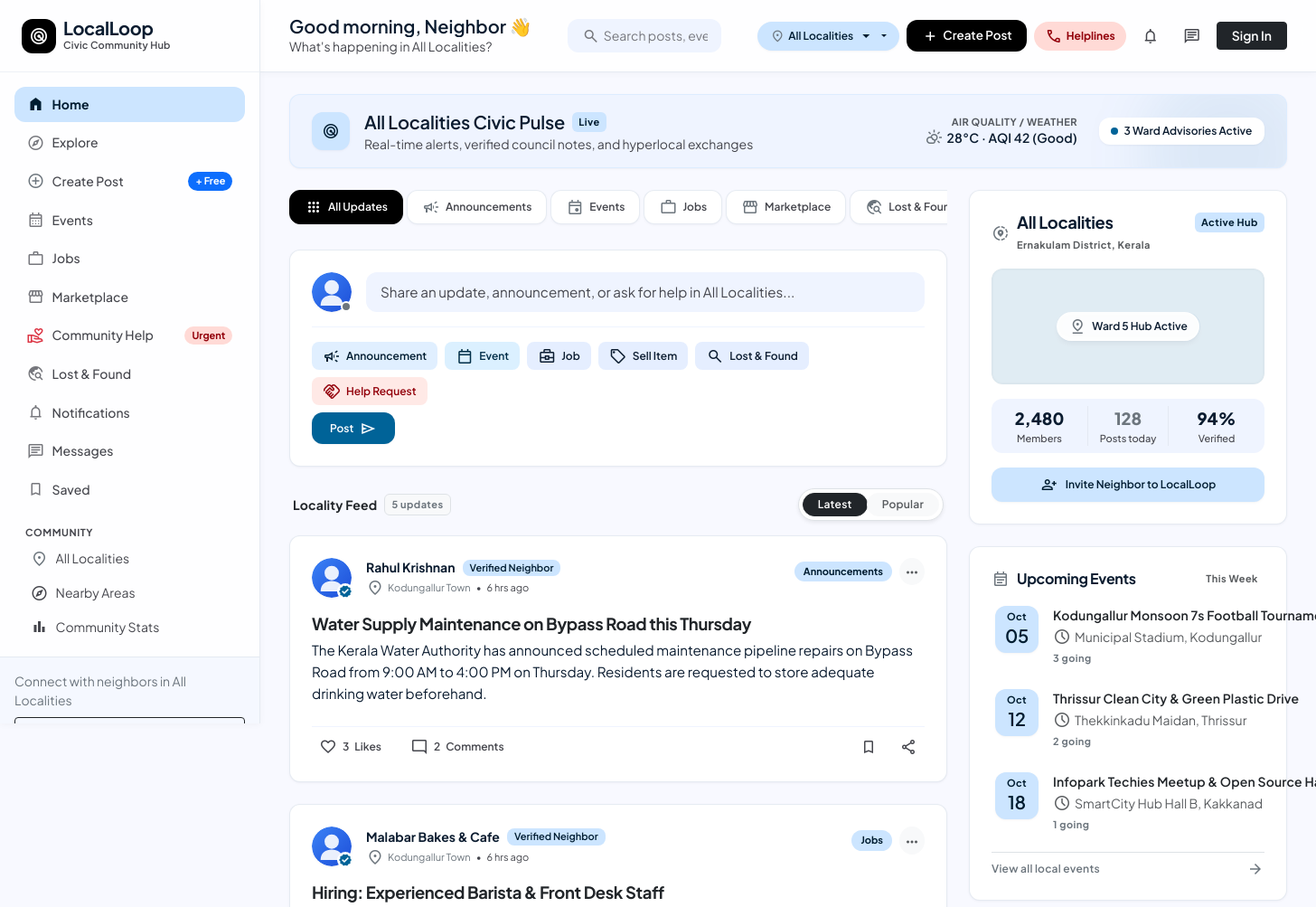
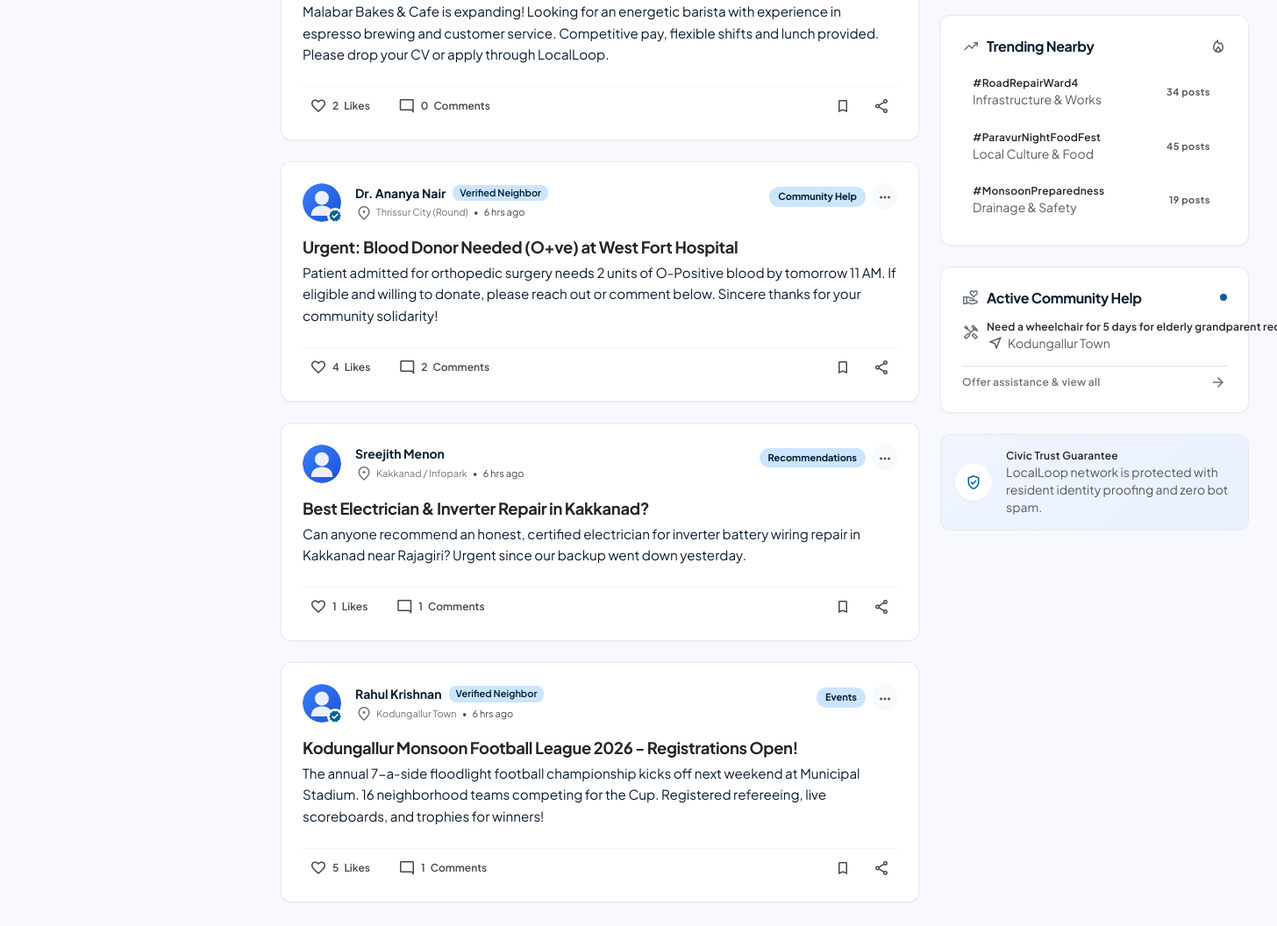
The app's page /feed.php with its own data (2 pictures, top to bottom).
### tables this page shows
CREATE TABLE IF NOT EXISTS `posts` (
    `id` INT AUTO_INCREMENT PRIMARY KEY,
    `user_id` INT NOT NULL,
    `category_id` INT NOT NULL,
    `area_id` INT NOT NULL,
    `title` VARCHAR(255) NOT NULL,
    `description` LONGTEXT NOT NULL,
    `location` VARCHAR(150) DEFAULT NULL,
    `post_type` ENUM('general', 'announcement', 'recommendation', 'alert') DEFAULT 'general',
    `status` ENUM('pending', 'approved', 'rejected', 'hidden') DEFAULT 'approved',
    `views` INT DEFAULT 0,
    `created_at` TIMESTAMP DEFAULT CURRENT_TIMESTAMP,
    `updated_at` TIMESTAMP DEFAULT CURRENT_TIMESTAMP ON UPDATE CURRENT_TIMESTAMP,
    FOREIGN KEY (`user_id`) REFERENCES `users`(`id`) ON DELETE CASCADE,
    FOREIGN KEY (`category_id`) REFERENCES `categories`(`id`) ON DELETE CASCADE,
    FOREIGN KEY (`area_id`) REFERENCES `areas`(`id`) ON DELETE CASCADE
);

CREATE TABLE IF NOT EXISTS `users` (
    `id` INT AUTO_INCREMENT PRIMARY KEY,
    `name` VARCHAR(100) NOT NULL,
    `username` VARCHAR(50) NOT NULL UNIQUE,
    `email` VARCHAR(150) NOT NULL UNIQUE,
    `phone` VARCHAR(20) DEFAULT NULL,
    `password_hash` VARCHAR(255) NOT NULL,
    `area_id` INT DEFAULT NULL,
    `profile_photo` VARCHAR(255) DEFAULT 'default-avatar.png',
    `bio` TEXT DEFAULT NULL,
    `role` ENUM('user', 'business', 'admin') NOT NULL DEFAULT 'user',
    `status` ENUM('active', 'warned', 'suspended') NOT NULL DEFAULT 'active',
    `reputation_points` INT NOT NULL DEFAULT 50,
    `created_at` TIMESTAMP DEFAULT CURRENT_TIMESTAMP,
    `updated_at` TIMESTAMP DEFAULT CURRENT_TIMESTAMP ON UPDATE CURRENT_TIMESTAMP,
    FOREIGN KEY (`area_id`) REFERENCES `areas`(`id`) ON DELETE SET NULL
);

CREATE TABLE IF NOT EXISTS `areas` (
    `id` INT AUTO_INCREMENT PRIMARY KEY,
    `name` VARCHAR(100) NOT NULL,
    `district` VARCHAR(100) NOT NULL,
    `state` VARCHAR(100) NOT NULL DEFAULT 'Kerala',
    `pincode` VARCHAR(20) NOT NULL,
    `status` ENUM('active', 'inactive') NOT NULL DEFAULT 'active',
    `created_at` TIMESTAMP DEFAULT CURRENT_TIMESTAMP
);

CREATE TABLE IF NOT EXISTS `categories` (
    `id` INT AUTO_INCREMENT PRIMARY KEY,
    `name` VARCHAR(100) NOT NULL,
    `slug` VARCHAR(100) NOT NULL UNIQUE,
    `description` TEXT,
    `icon` VARCHAR(50) DEFAULT 'bi-tag',
    `color` VARCHAR(20) DEFAULT '#2563eb',
    `status` ENUM('active', 'inactive') NOT NULL DEFAULT 'active',
    `created_at` TIMESTAMP DEFAULT CURRENT_TIMESTAMP
);

CREATE TABLE IF NOT EXISTS `events` (
    `id` INT AUTO_INCREMENT PRIMARY KEY,
    `user_id` INT NOT NULL,
    `area_id` INT NOT NULL,
    `title` VARCHAR(200) NOT NULL,
    `description` LONGTEXT NOT NULL,
    `event_date` DATE NOT NULL,
    `event_time` TIME NOT NULL,
    `venue` VARCHAR(255) NOT NULL,
    `organizer` VARCHAR(150) NOT NULL,
    `image` VARCHAR(255) DEFAULT NULL,
    `status` ENUM('upcoming', 'completed', 'cancelled') DEFAULT 'upcoming',
    `created_at` TIMESTAMP DEFAULT CURRENT_TIMESTAMP,
    FOREIGN KEY (`user_id`) REFERENCES `users`(`id`) ON DELETE CASCADE,
    FOREIGN KEY (`area_id`) REFERENCES `areas`(`id`) ON DELETE CASCADE
);

CREATE TABLE IF NOT EXISTS `help_requests` (
    `id` INT AUTO_INCREMENT PRIMARY KEY,
    `user_id` INT NOT NULL,
    `area_id` INT NOT NULL,
    `title` VARCHAR(200) NOT NULL,
    `urgency` ENUM('Low', 'Medium', 'High', 'Critical') DEFAULT 'Medium',
    `description` LONGTEXT NOT NULL,
    `location` VARCHAR(150) NOT NULL,
    `status` ENUM('open', 'in_progress', 'resolved') DEFAULT 'open',
    `resolved_by_user_id` INT DEFAULT NULL,
    `created_at` TIMESTAMP DEFAULT CURRENT_TIMESTAMP,
    FOREIGN KEY (`user_id`) REFERENCES `users`(`id`) ON DELETE CASCADE,
    FOREIGN KEY (`area_id`) REFERENCES `areas`(`id`) ON DELETE CASCADE,
    FOREIGN KEY (`resolved_by_user_id`) REFERENCES `users`(`id`) ON DELETE SET NULL
);

### feed.php (the view, shortened to what the rows shown need)
<?php
require_once __DIR__ . '/includes/auth.php';
require_once __DIR__ . '/includes/functions.php';
require_once __DIR__ . '/includes/header.php';
$userId = current_user_id();
$posts = [];
$urgentHelp = [];
$upcomingEvents = [];
if (isset($pdo)) {
    try {
        $where = ["p.status = 'approved'"];
        $params = [];
        $orderBy = "p.created_at DESC";
        $whereSql = implode(' AND ', $where);
        $sql = "SELECT p.*, u.name as author_name, u.username as author_username, u.profile_photo as author_avatar,
                       u.role as author_role, u.reputation_points as author_rep,
                       a.name as area_name, c.name as cat_name, c.slug as cat_slug, c.color as cat_color, c.icon as cat_icon,
                       (SELECT COUNT(*) FROM likes WHERE post_id = p.id) as total_likes,
                       (SELECT COUNT(*) FROM comments WHERE post_id = p.id AND status = 'active') as total_comments,
                       (SELECT COUNT(*) FROM likes WHERE post_id = p.id AND user_id = " . ($userId ? (int)$userId : 0) . ") as user_liked,
                       (SELECT COUNT(*) FROM saved_posts WHERE post_id = p.id AND user_id = " . ($userId ? (int)$userId : 0) . ") as user_saved,
                       (SELECT image_path FROM post_images WHERE post_id = p.id LIMIT 1) as post_image
                FROM posts p
                JOIN users u ON p.user_id = u.id
                JOIN areas a ON p.area_id = a.id
                JOIN categories c ON p.category_id = c.id
                WHERE {$whereSql}
                ORDER BY {$orderBy}
                LIMIT 40";
        $stmt = $pdo->prepare($sql);
        $stmt->execute($params);
        $posts = $stmt->fetchAll();
        $urgentHelp = $pdo->query("SELECT h.*, a.name as area_name FROM help_requests h
                      JOIN areas a ON h.area_id = a.id
                      WHERE h.status = 'open' " .
                      ($browsingAreaId ? "AND h.area_id = {$browsingAreaId} " : "") .
                      "ORDER BY h.urgency = 'Critical' DESC, h.created_at DESC LIMIT 3")->fetchAll();
        $upcomingEvents = $pdo->query("SELECT e.*, a.name as area_name,
                       (SELECT COUNT(*) FROM event_participants WHERE event_id = e.id) as attendees
                       FROM events e
                       JOIN areas a ON e.area_id = a.id
                       WHERE e.status = 'upcoming' " .
                       ($browsingAreaId ? "AND e.area_id = {$browsingAreaId} " : "") .
                       "ORDER BY e.event_date ASC LIMIT 3")->fetchAll();
    } catch (Exception $e) {}
}
?>
<div class="row g-4 align-items-start">
    <section class="col-lg-8 col-xl-8">
        <?php if (!empty($posts)): ?>
            <?php foreach ($posts as $post): ?>
                <article class="post-card" id="post-<?= $post['id'] ?>">
                    <header class="d-flex justify-content-between align-items-start mb-3">
                        <div class="d-flex align-items-center gap-3">
                            <a href="<?= BASE_URL ?>/profile.php?user=<?= $post['author_username'] ?>" class="post-author-avatar-wrap">
                                <img src="<?= get_avatar_url($post['author_avatar']) ?>" alt="<?= htmlspecialchars($post['author_name']) ?>" class="post-author-avatar">
                                <?php if ($post['author_role'] === 'admin'): ?>
                                    <span class="author-badge-sub bg-danger"><span class="material-symbols-outlined text-[10px]">shield</span></span>
                                <?php elseif ($post['author_rep'] >= 100): ?>
                                    <span class="author-badge-sub"><span class="material-symbols-outlined text-[10px]">verified</span></span>
                                <?php endif; ?>
                            </a>
                            <div>
                                <div class="d-flex align-items-center gap-2 flex-wrap">
                                    <a href="<?= BASE_URL ?>/profile.php?user=<?= $post['author_username'] ?>" class="post-author-name">
                                        <?= htmlspecialchars($post['author_name']) ?>
                                    </a>
                                    <?php if ($post['author_role'] === 'admin'): ?>
                                        <span class="author-role-chip bg-danger-subtle text-danger">Ward Council Admin</span>
                                    <?php elseif ($post['author_rep'] >= 100): ?>
                                        <span class="author-role-chip">Verified Neighbor</span>
                                    <?php endif; ?>
                                </div>
                                <div class="post-meta-sub">
                                    <span class="d-flex align-items-center gap-1 text-secondary">
                                        <span class="material-symbols-outlined text-[14px]">location_on</span>
                                        <?= htmlspecialchars($post['area_name']) ?>
                                    </span>
                                    <span>•</span>
                                    <span><?= time_ago($post['created_at']) ?></span>
                                </div>
                            </div>
                        </div>
                        <div class="d-flex align-items-center gap-2">
                            <span class="post-category-chip">
                                <?= htmlspecialchars($post['cat_name']) ?>
                            </span>
                            <div class="dropdown">
                                <button class="btn btn-sm btn-light border-0 p-1 text-muted rounded-circle" type="button" data-bs-toggle="dropdown" aria-expanded="false" title="More options">
                                    <span class="material-symbols-outlined text-[20px]">more_horiz</span>
                                </button>
                            </div>
                        </div>
                    </header>
                    <h5 class="post-title">
                        <a href="<?= BASE_URL ?>/post.php?id=<?= $post['id'] ?>" class="text-dark text-decoration-none">
                            <?= htmlspecialchars($post['title']) ?>
                        </a>
                    </h5>
                    <p class="post-description">
                        <?= nl2br(htmlspecialchars($post['description'])) ?>
                    </p>
                    <div class="post-actions-bar">
                        <div class="d-flex align-items-center gap-3">
                            <button type="button" class="btn-post-action btn-like-trigger <?= $post['user_liked'] ? 'liked' : '' ?>" data-post-id="<?= $post['id'] ?>">
                                <span class="material-symbols-outlined text-[18px]">favorite</span>
                                <span class="like-count"><?= $post['total_likes'] ?></span>
                                <span class="d-none d-sm-inline">Likes</span>
                            </button>
                            <a href="<?= BASE_URL ?>/post.php?id=<?= $post['id'] ?>#comments" class="btn-post-action">
                                <span class="material-symbols-outlined text-[18px]">mode_comment</span>
                                <span><?= $post['total_comments'] ?></span>
                                <span class="d-none d-sm-inline">Comments</span>
                            </a>
                        </div>
                        <div class="d-flex align-items-center gap-2">
                            <button type="button" class="btn-post-action btn-save-trigger <?= $post['user_saved'] ? 'saved' : '' ?>" data-post-id="<?= $post['id'] ?>" title="Save post">
                                <span class="material-symbols-outlined text-[18px]">bookmark_border</span>
                            </button>
                            <a href="<?= BASE_URL ?>/post.php?id=<?= $post['id'] ?>" class="btn-post-action" title="Share">
                                <span class="material-symbols-outlined text-[18px]">share</span>
                            </a>
                        </div>
                    </div>
                </article>
            <?php endforeach; ?>
        <?php endif; ?>
    </section>
    <aside class="col-lg-4 col-xl-4 app-right-sidebar">
        <div class="rail-card">
            <div class="d-flex flex-column gap-3">
                <?php if (!empty($upcomingEvents)): ?>
                    <?php foreach ($upcomingEvents as $ev): ?>
                        <a href="<?= BASE_URL ?>/event.php?id=<?= $ev['id'] ?>" class="event-item-row">
                            <div class="event-item-datebox">
                                <span class="font-label-sm uppercase font-bold"><?= date('M', strtotime($ev['event_date'])) ?></span>
                                <span class="font-headline-sm font-bold leading-none"><?= date('d', strtotime($ev['event_date'])) ?></span>
                            </div>
                            <div class="min-w-0 flex-1">
                                <h6 class="font-label-lg font-bold text-dark text-truncate mb-0"><?= htmlspecialchars($ev['title']) ?></h6>
                                <p class="font-body-sm text-muted mb-0 d-flex align-items-center gap-1 mt-1">
                                    <span class="material-symbols-outlined text-[14px]">schedule</span>
                                    <?= htmlspecialchars($ev['venue']) ?>
                                </p>
                                <span class="font-label-sm text-secondary font-bold mt-1 d-inline-block">
                                    <?= $ev['attendees'] ?: 42 ?> going
                                </span>
                            </div>
                        </a>
                    <?php endforeach; ?>
                <?php endif; ?>
            </div>
        </div>
        <div class="rail-card">
            <div class="d-flex flex-column gap-2">
                <?php if (!empty($urgentHelp)): ?>
                    <?php foreach ($urgentHelp as $uh): ?>
                        <div class="p-2.5 rounded-xl bg-surface-container-low d-flex align-items-start gap-2">
                            <span class="material-symbols-outlined text-secondary text-[20px] mt-1 flex-shrink-0">handyman</span>
                            <div class="min-w-0 flex-1">
                                <div class="font-label-md font-bold text-dark text-truncate"><?= htmlspecialchars($uh['title']) ?></div>
                                <div class="font-body-sm text-muted d-flex align-items-center gap-1 mt-0.5">
                                    <span class="material-symbols-outlined text-[13px]">near_me</span>
                                    <span><?= htmlspecialchars($uh['area_name']) ?></span>
                                </div>
                            </div>
                        </div>
                    <?php endforeach; ?>
                <?php endif; ?>
            </div>
        </div>
    </aside>
</div>
<?php require_once __DIR__ . '/includes/footer.php'; ?>

### records on screen
posts: user.name "Rahul Krishnan", shows "Verified Neighbor", area.name "Kodungallur Town", created_at "6 hrs ago", category.name "Announcements", title "Water Supply Maintenance on Bypass Road this Thursday", description "The Kerala Water Authority has announced scheduled maintenance pipeline repairs on Bypass Road from 9:00 AM to 4:00 PM on Thursday. Residents are requested to store adequate drinking water beforehand.", total_likes "3", total_comments "2"
posts: user.name "Malabar Bakes & Cafe", shows "Verified Neighbor", area.name "Kodungallur Town", created_at "6 hrs ago", category.name "Jobs", title "Hiring: Experienced Barista & Front Desk Staff", description "Malabar Bakes & Cafe is expanding! Looking for an energetic barista with experience in espresso brewing and customer service. Competitive pay, flexible shifts and lunch provided. Please drop your CV or apply through LocalLoop.", total_likes "2", total_comments "0"
posts: user.name "Dr. Ananya Nair", shows "Verified Neighbor", area.name "Thrissur City (Round)", created_at "6 hrs ago", category.name "Community Help", title "Urgent: Blood Donor Needed (O+ve) at West Fort Hospital", description "Patient admitted for orthopedic surgery needs 2 units of O-Positive blood by tomorrow 11 AM. If eligible and willing to donate, please reach out or comment below. Sincere thanks for your community solidarity!", total_likes "4", total_comments "2"
posts: user.name "Sreejith Menon", area.name "Kakkanad / Infopark", created_at "6 hrs ago", category.name "Recommendations", title "Best Electrician & Inverter Repair in Kakkanad?", description "Can anyone recommend an honest, certified electrician for inverter battery wiring repair in Kakkanad near Rajagiri? Urgent since our backup went down yesterday.", total_likes "1", total_comments "1"
posts: user.name "Rahul Krishnan", shows "Verified Neighbor", area.name "Kodungallur Town", created_at "6 hrs ago", category.name "Events", title "Kodungallur Monsoon Football League 2026 - Registrations Open!", description "The annual 7-a-side floodlight football championship kicks off next weekend at Municipal Stadium. 16 neighborhood teams competing for the Cup. Registered refereeing, live scoreboards, and trophies for winners!", total_likes "5", total_comments "1"
events: event_date "Oct", event_date "05", title "Kodungallur Monsoon 7s Football…", venue "Municipal Stadium, Kodungallur", attendees "3"
events: event_date "Oct", event_date "12", title "Thrissur Clean City & Green Plastic Drive", venue "Thekkinkadu Maidan, Thrissur", attendees "2"
events: event_date "Oct", event_date "18", title "Infopark Techies Meetup & Open Source…", venue "SmartCity Hub Hall B, Kakkanad", attendees "1"
help_requests: title "Need a wheelchair for 5 days for elderly grandparent…", area.name "Kodungallur Town"

### other values on screen
$currentAreaName "All Localities"
$timeGreeting "Good morning"
$displayName "Neighbor"
count($posts) "5"
$communityMembersCount "2,480"
$postsTodayCount "128"
